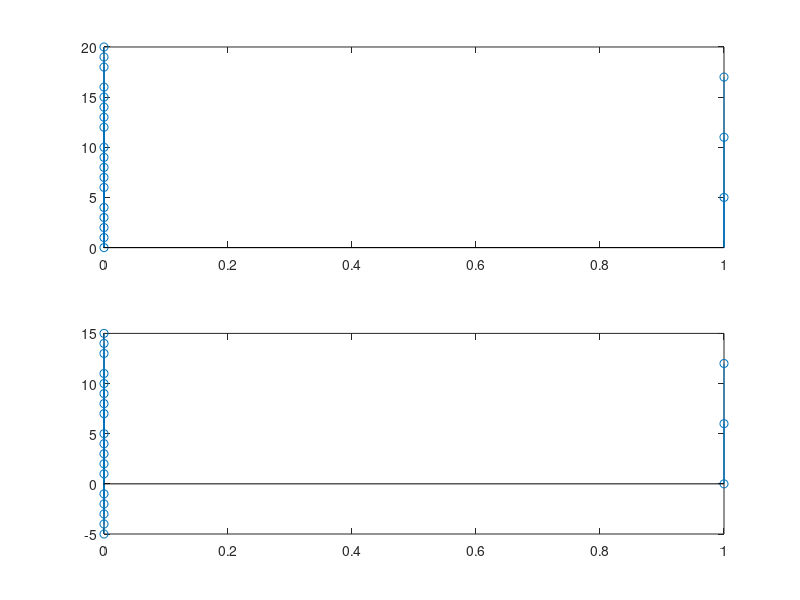
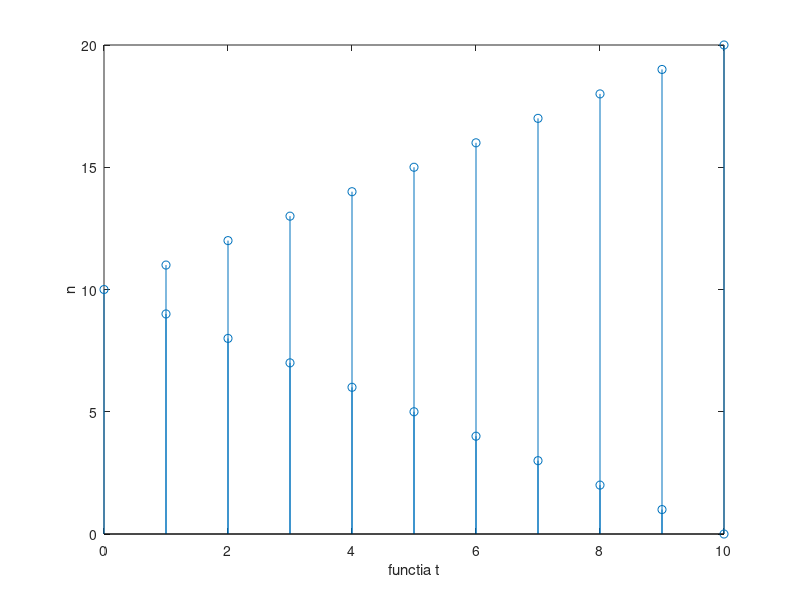
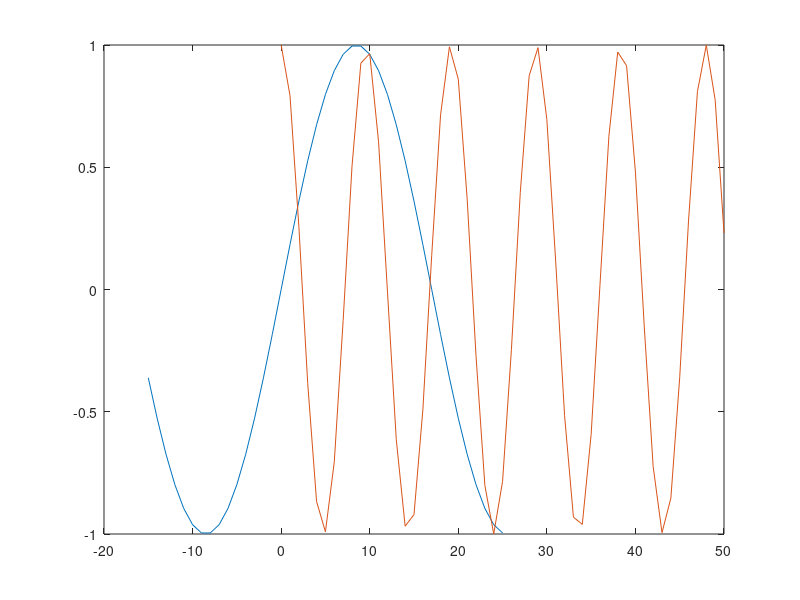
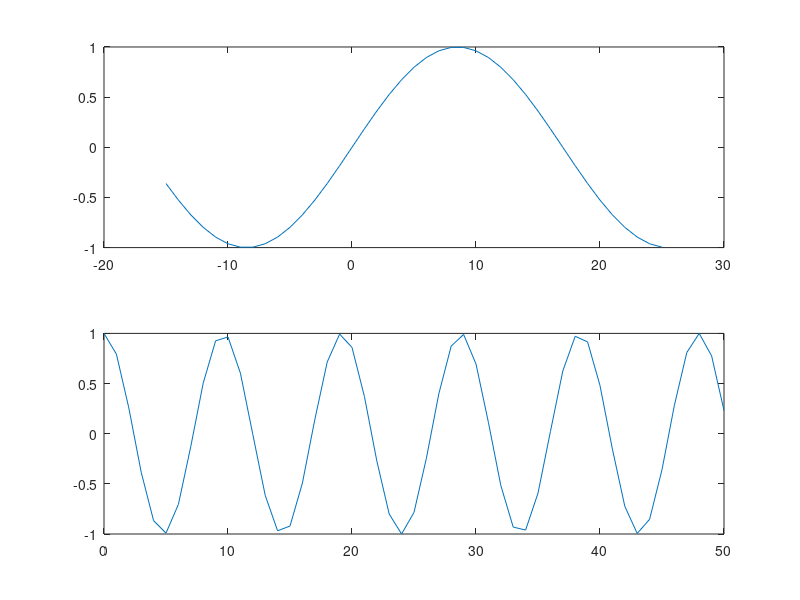

These figures' MATLAB source, in order:
function E_4()

%a)
z=zeros(1,21);
z(6:6:21)=1;
n=0:20;
m=-5:15;
t=abs(10-n);
figure(1)
grid on;
subplot(2,1,1), stem(z,n);
subplot(2,1,2), stem(z,m);
figure(2)
%b)
stem(t,n);
xlabel('functia t')
ylabel('n')

%c)
figure(3)

q=-15:25;
x1=sin((pi/17)*q);
tt=0:50;
x2=cos((pi/sqrt(23))*tt);
plot(q,x1,tt,x2)
figure(4)
subplot(2,1,1), plot(q,x1);
subplot(2,1,2), plot(tt,x2);


figure(5)
subplot(2,1,1), stem(q,x1);
subplot(2,1,2), stem(tt,x2);

end